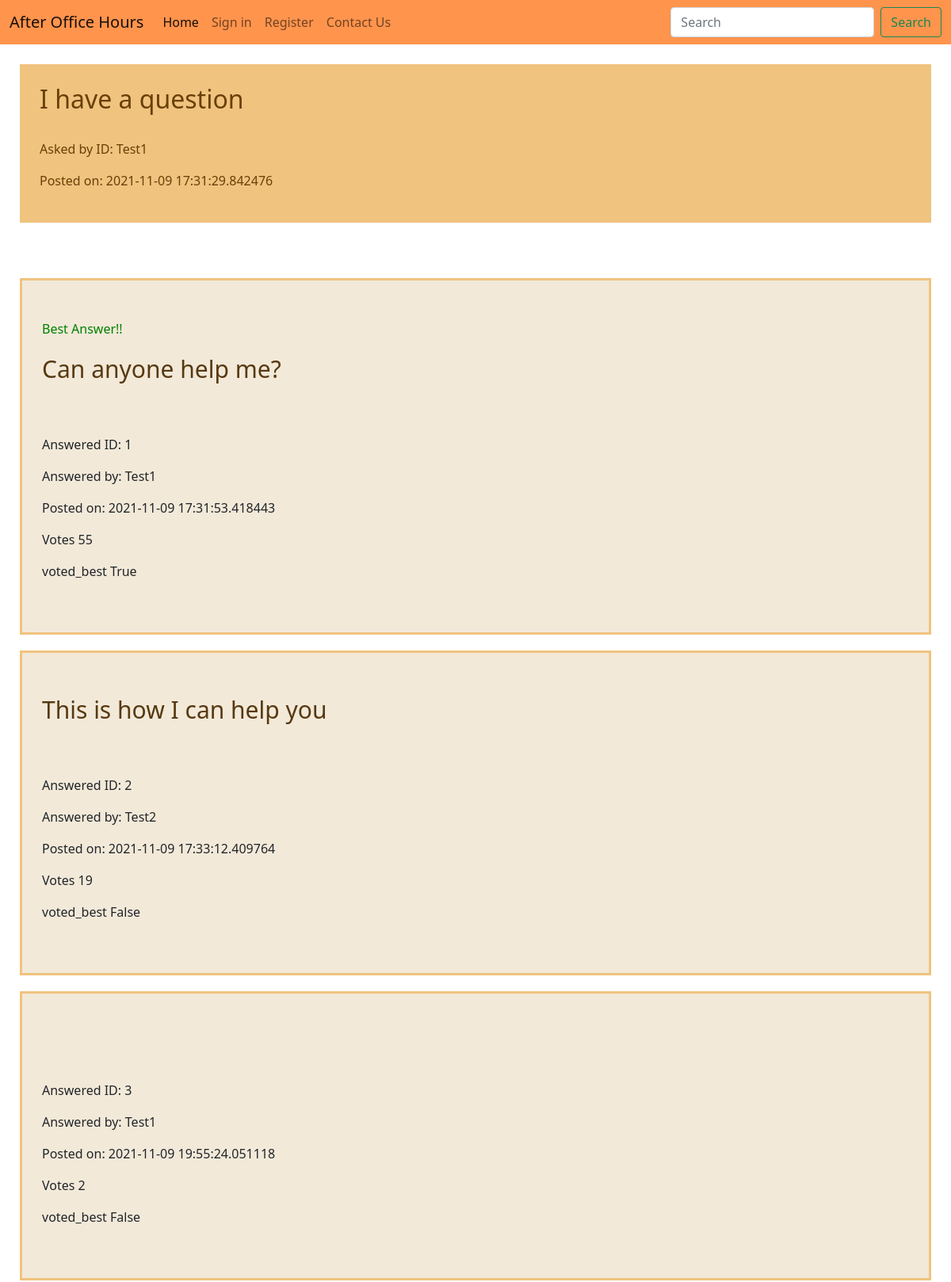
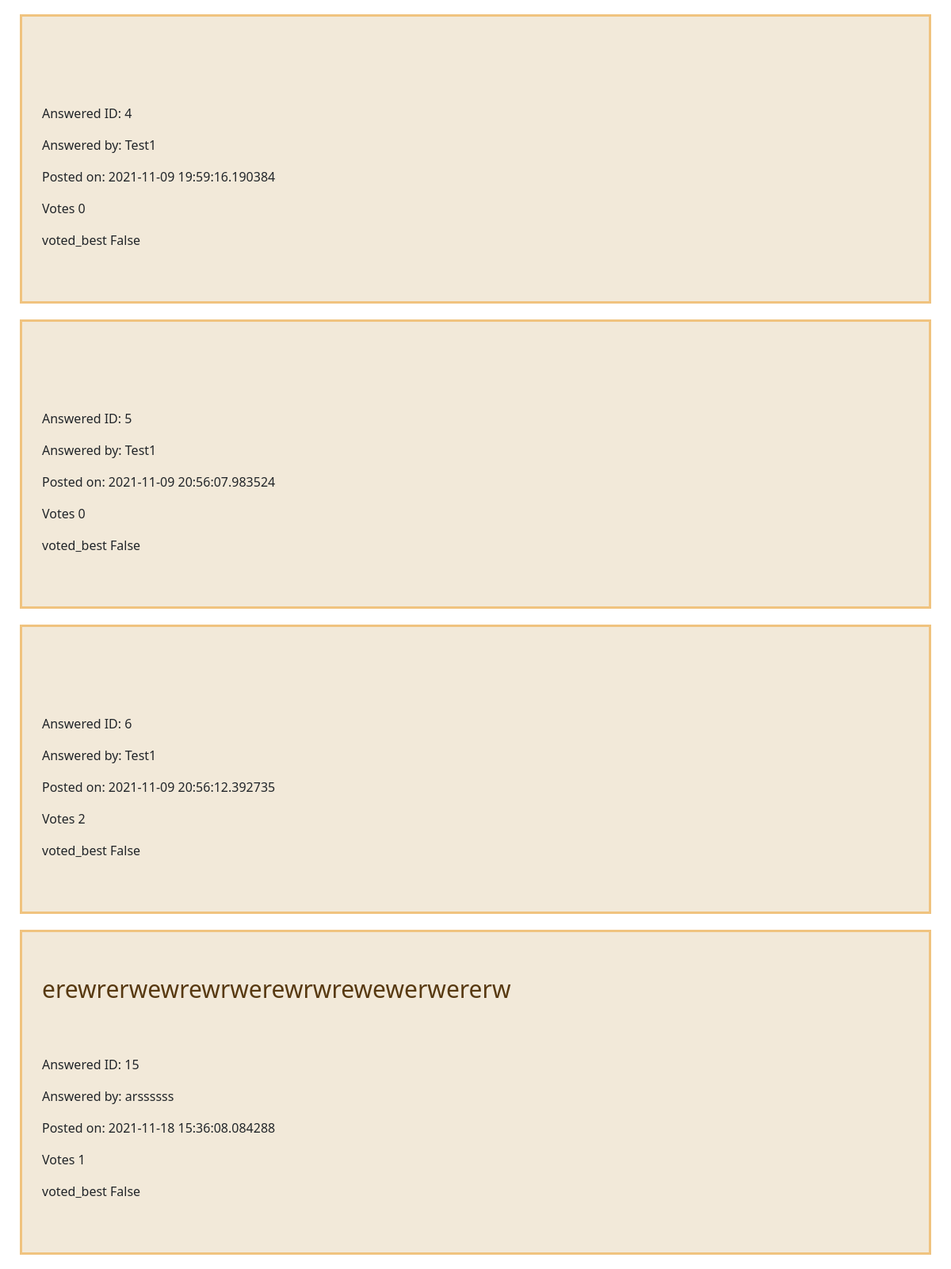
Screenshot of /question/1 (upper part) with the database file from the repository (2 pictures, top to bottom).
### Question.py (models this page shows)
class Question(db.Model):
    id = db.Column(db.Integer, primary_key=True)
    q_text = db.Column(db.Text)
    asked_by_id = db.Column(db.String, db.ForeignKey('user.username'))
    post_time = db.Column(db.DateTime)
    solved = db.Column(db.Boolean)
    answers = db.relationship('Answer', backref='question', lazy = True)

class Answer(db.Model):
    id = db.Column(db.Integer, primary_key=True)
    a_text = db.Column(db.Text)
    answered_by_id = db.Column(db.String, db.ForeignKey('user.username'))
    answer_to = db.Column(db.Integer, db.ForeignKey('question.id'))
    post_time = db.Column(db.DateTime)
    votes = db.Column(db.Integer)
    voted_best = db.Column(db.Boolean)

### Question.py (the view)
@app.route("/question/<int:question_id>", methods=['GET', 'POST'])
def question(question_id):
        question = Question.query.get_or_404(question_id)
        question_id = question.id
        if request.method == 'POST' and Answer.query.all()!= None:
            if request.form.get("answer"):
                answer = request.form['answer']
                answer = Answer(
                    a_text = answer,
                    answered_by_id = current_user.username,
                    answer_to = question_id,
                    post_time = datetime.now(),
                    votes = 0,
                    voted_best = False
                )
                db.session.add(answer)
                db.session.commit()
                return redirect(url_for('answer', question_id=question_id))
            elif request.form.get("solved"):
                answer_id = request.form.get("solved")
                current_answer = Answer.query.get_or_404(answer_id)
                current_answer.voted_best = True
                question.solved = True
                db.session.commit()
                return redirect(url_for('answer', question_id=question_id))
            elif request.form.get("voteUp"):
                answer_id = request.form.get("voteUp")
                current_answer = Answer.query.get_or_404(answer_id)
                current_answer.votes = (current_answer.votes + 1)
                db.session.commit()
                return redirect(url_for('answer', question_id=question_id))
            elif request.form.get("voteDown"):
                answer_id = request.form.get("voteDown")
                current_answer = Answer.query.get_or_404(answer_id)
                current_answer.votes = (current_answer.votes - 1)
                db.session.commit()
                return redirect(url_for('answer', question_id=question_id))
        else:
            answers = Answer.query.filter_by(answer_to=question_id).all()
            context = {
            'question' : question,
            'answers' : answers
            }
        return render_template( 'question_view.html', **context)

### Templates/question_view.html (shortened to what this page needs)
{% extends 'home.html' %}
{% block content %}
        <div class="row">
          <div class="col-lg-12">
            <div class="well bs-component">
              <form class="form-horizontal" method="POST" action="{{ url_for('question', question_id=question.id) }}">
                <div class="asked_question_header">
                  <h2>{{ question.q_text }}</h2>
                  <br>
                  <p class="list-group-item-text">Asked by ID: {{ question.asked_by_id }}</p>
                  <p class="list-group-item-text">Posted on: {{ question.post_time }}</p>
                </div>
                <div class="displayed_answers">
                  {% for answer in answers %}
                  <div class="individual_answer">
                    <br>
                    {%if answer.voted_best == True and question.solved == True %}
                    <p style="color:green"> Best Answer!!</p>
                    {%endif %}
                    <div class="displayed_answer_header">
                      <p class="list-group-item-text">{{ answer.a_text }}</p>
                     <br>
                    </div>
                    <p class="list-group-item-text">Answered ID: {{ answer.id }}</p>
                    <p class="list-group-item-text">Answered by: {{ answer.answered_by_id }}</p>
                    <p class="list-group-item-text">Posted on: {{ answer.post_time }}</p>
                    <p class="list-group-item-text">Votes {{ answer.votes }}</p>
                    <p class="list-group-item-text">voted_best {{ answer.voted_best }}</p>
                      <br>
                  </div>
                  {% endfor %}
                </div>
              </form>
            </div>
          </div>
        </div>
{% endblock %}

### static/website_style.css (style rules this page uses)
* { margin: 0; padding: 0; }
.asked_question_header { background-color: rgb(240, 195, 127); color: rgb(105, 64, 8); margin: 25px; padding: 25px; }
.displayed_answers { padding: 25px; }
.individual_answer { margin-top: 20px; padding: 25px; border-style: solid; border-width: 3px; background-color: rgb(242, 233, 217); border-color: rgb(240, 195, 127); }
.displayed_answer_header { font-size: 30px; color: rgb(87, 57, 17); }

### rows the page displays
Question: q_text "I have a question", asked_by_id "Test1", post_time "2021-11-09 17:31:29.842476"
Answer: shows "Best Answer!!", a_text "Can anyone help me?", id "1", answered_by_id "Test1", post_time "2021-11-09 17:31:53.418443", votes "55", voted_best "True"
Answer: a_text "This is how I can help you", id "2", answered_by_id "Test2", post_time "2021-11-09 17:33:12.409764", votes "19", voted_best "False"
Answer: id "3", answered_by_id "Test1", post_time "2021-11-09 19:55:24.051118", votes "2", voted_best "False"
Answer: id "4", answered_by_id "Test1", post_time "2021-11-09 19:59:16.190384", votes "0", voted_best "False"
Answer: id "5", answered_by_id "Test1", post_time "2021-11-09 20:56:07.983524", votes "0", voted_best "False"
Answer: id "6", answered_by_id "Test1", post_time "2021-11-09 20:56:12.392735", votes "2", voted_best "False"
Answer: a_text "erewrerwewrewrwerewrwrewewerwererw", id "15", answered_by_id "arssssss", post_time "2021-11-18 15:36:08.084288", votes "1", voted_best "False"
